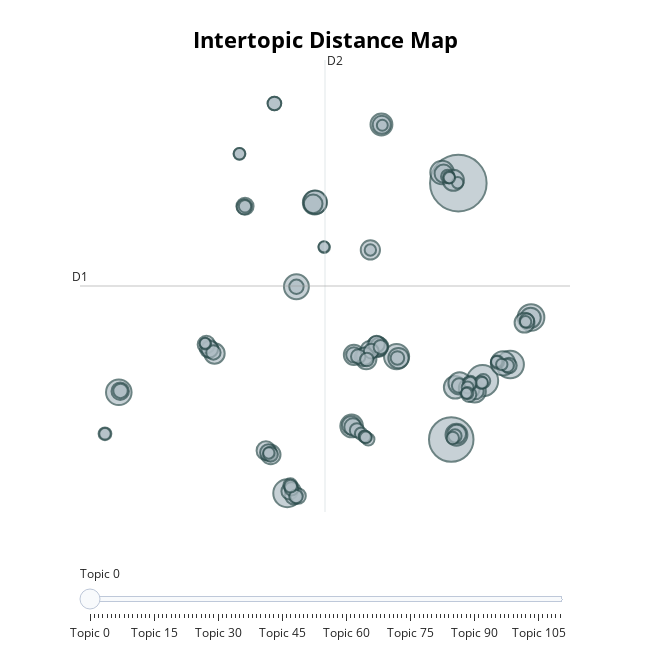

Here is the notebook cell this chart was saved with:
### Code cell
category_topic_model.visualize_topics()
